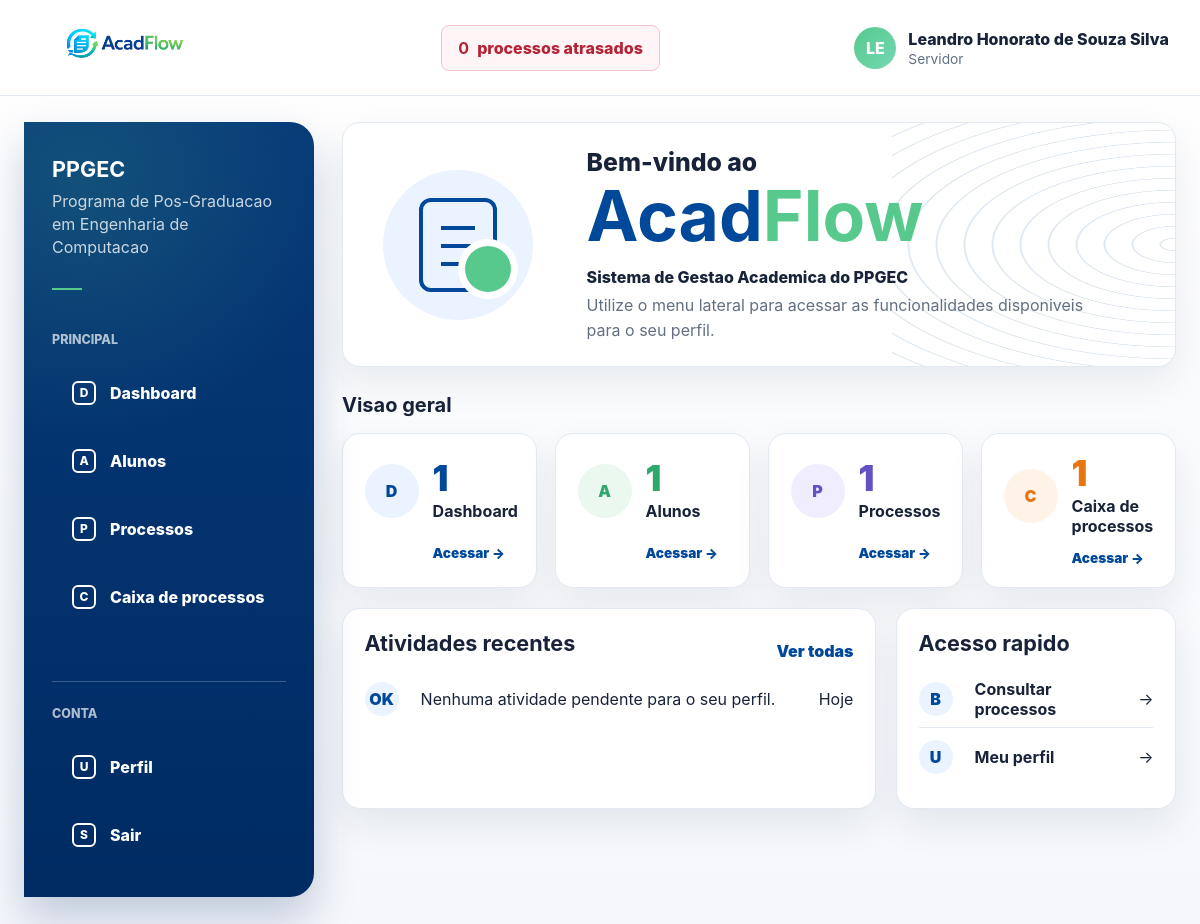
Page / (signed in) on the earlier database version.
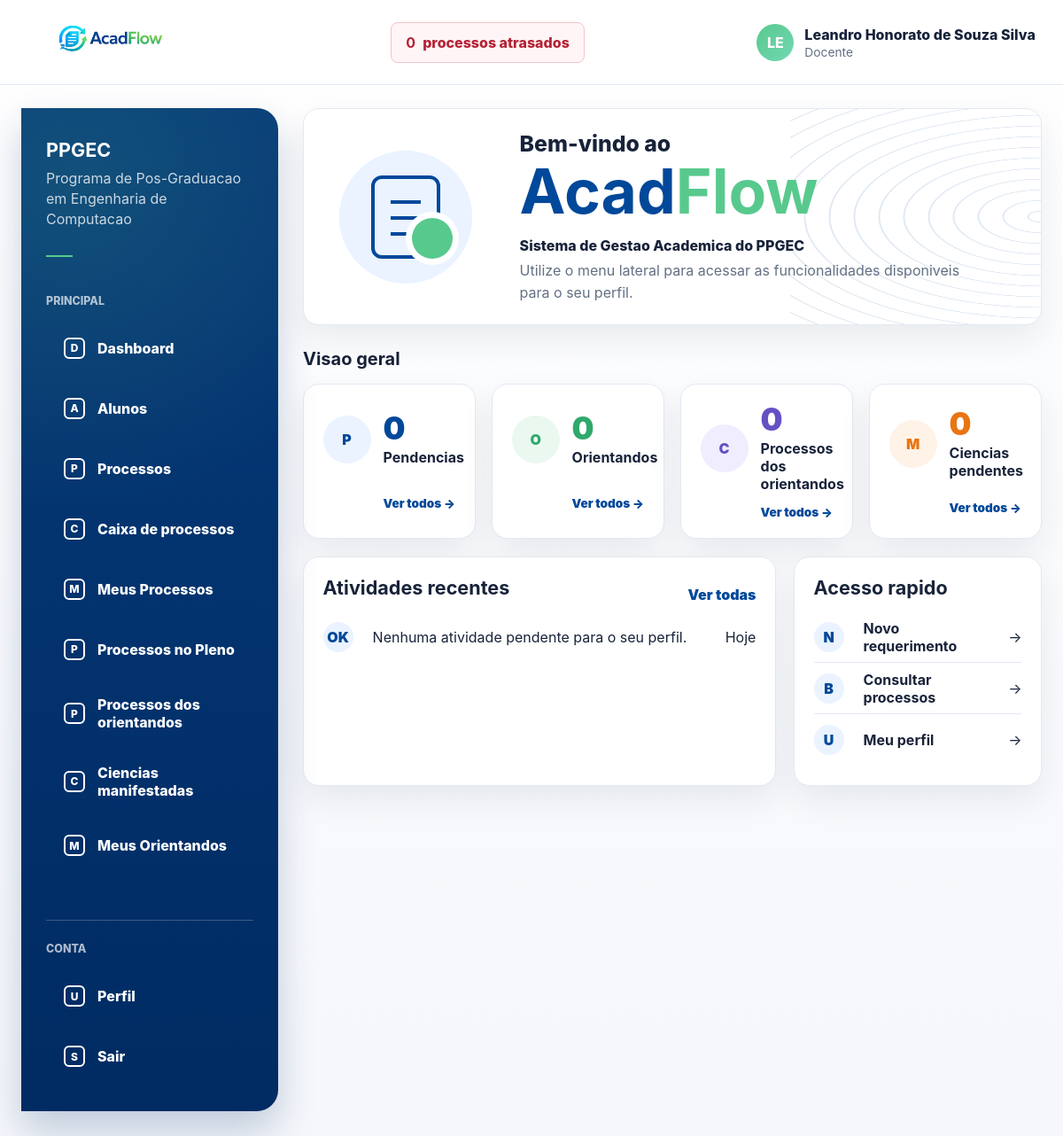
Same page on the later database version.
### processos/models.py (models this page shows, shortened)
class User(AbstractUser):
    class TipoUsuario(models.TextChoices):
        ALUNO = "ALUNO", "Aluno"
        DOCENTE = "DOCENTE", "Docente"
        SERVIDOR = "SERVIDOR", "Servidor"
    username = None
    first_name = None
    last_name = None
    nome = models.CharField(max_length=255)
    email = models.EmailField(unique=True)
    tipo_usuario = models.CharField(
        max_length=20,
        choices=TipoUsuario.choices,
        default=TipoUsuario.SERVIDOR,
    )
    USERNAME_FIELD = "email"
    REQUIRED_FIELDS = ["nome"]
    objects = UserManager()
    class Meta:
        ordering = ["nome", "email"]

### processos/views.py (the view)
# urls.py: path("", home_view, name="home"),
@login_required
def home_view(request):
    is_coordenador = _is_coordenador(request.user)
    has_gestao_access = _has_gestao_access(request.user)
    can_view_dashboard = _can_view_dashboard(request.user)
    can_view_processos = _can_view_processos(request.user)
    can_view_caixa = _can_view_caixa(request.user)
    meus_processos_base = Processo.objects.filter(usuario_criado_por=request.user)
    meus_processos_requerente = meus_processos_base.filter(setor_atual__nome="Requerente")
    context = {
        "meus_processos_requerente": meus_processos_requerente,
        "is_coordenador": is_coordenador,
        "has_gestao_access": has_gestao_access,
        "can_view_dashboard": can_view_dashboard,
        "can_view_processos": can_view_processos,
        "can_view_caixa": can_view_caixa,
        "can_add_processo": request.user.tipo_usuario != User.TipoUsuario.SERVIDOR,
        "show_side_menu": request.user.tipo_usuario in [User.TipoUsuario.DOCENTE, User.TipoUsuario.ALUNO],
        "side_menu_title": "Menu",
        "side_menu_items": _menu_lateral_home(request.user),
    }
    if request.user.tipo_usuario == User.TipoUsuario.DOCENTE:
        orientandos = Aluno.objects.filter(orientador=request.user).order_by("nome")
        processos_orientandos = (
            Processo.objects.select_related("usuario_criado_por", "setor_atual")
            .filter(usuario_criado_por__in=orientandos.values("id"))
            .order_by("-data_criacao")
        )
        cientes_pendentes_orientador = (
            ManifestacaoProcesso.objects.select_related("processo", "solicitado_por")
            .filter(
                tipo=ManifestacaoProcesso.TipoManifestacao.CIENTE_ORIENTADOR,
                status=ManifestacaoProcesso.StatusManifestacao.PENDENTE,
                responsavel=request.user,
            )
            .order_by("-data_solicitacao")
        )
        context["orientandos"] = orientandos
        context["processos_orientandos"] = processos_orientandos
        context["cientes_pendentes_orientador"] = cientes_pendentes_orientador
    return render(request, "processos/home.html", context)

### processos/context_processors.py (called while the page is built)
def processos_atrasados(request):
    if not request.user.is_authenticated:
        return {}
    return {
        "processos_atrasados_count": processos_atrasados_queryset(request.user).count(),
        "processos_atrasados_url": processos_atrasados_url(request.user),
    }

### processos/services.py (called while the page is built, shortened)
def processos_atrasados_base_queryset():
    return Processo.objects.filter(
        prazo_limite__lt=timezone.localdate(),
    ).exclude(status=Processo.StatusProcesso.FINALIZADO)

def processos_atrasados_queryset(user):
    queryset = processos_atrasados_base_queryset()
    if not user.is_authenticated:
        return queryset.none()
    if user.tipo_usuario == User.TipoUsuario.SERVIDOR:
        return queryset
    if user.tipo_usuario == User.TipoUsuario.DOCENTE:
        is_coordenador = Docente.objects.filter(pk=user.pk, coordenador=True).exists()
        if is_coordenador:
            return queryset
    return queryset.filter(usuario_criado_por=user)

### processos/views.py (called while the page is built)
def _is_docente(user):
    return user.is_authenticated and user.tipo_usuario == User.TipoUsuario.DOCENTE

def _is_servidor(user):
    return user.is_authenticated and user.tipo_usuario == User.TipoUsuario.SERVIDOR

### templates/processos/home.html (shortened to what the changed rows need)
{% extends "base.html" %}
{% block content %}
<section class="card hero-card">
    <div class="hero-content">
        <h1 class="hero-title">Acad<span>Flow</span></h1>
    </div>
</section>
<h2 class="overview-title">Visao geral</h2>
<section class="metric-grid" aria-label="Visao geral">
    {% if user.tipo_usuario == "DOCENTE" %}
        <article class="card metric-card">
            <span class="metric-icon">P</span>
            <div>
                <p class="metric-value">{{ meus_processos_requerente|length }}</p>
                <p class="metric-label">Pendencias</p>
            </div>
            <a class="metric-link" href="{% url 'menu_meus_processos' %}">Ver todos -></a>
        </article>
        <article class="card metric-card is-green">
            <span class="metric-icon">O</span>
            <div>
                <p class="metric-value">{% if orientandos %}{{ orientandos|length }}{% else %}0{% endif %}</p>
                <p class="metric-label">Orientandos</p>
            </div>
            <a class="metric-link" href="{% url 'menu_meus_orientandos' %}">Ver todos -></a>
        </article>
        <article class="card metric-card is-purple">
            <span class="metric-icon">C</span>
            <div>
                <p class="metric-value">{% if processos_orientandos %}{{ processos_orientandos|length }}{% else %}0{% endif %}</p>
                <p class="metric-label">Processos dos orientandos</p>
            </div>
            <a class="metric-link" href="{% url 'menu_processos_orientandos' %}">Ver todos -></a>
        </article>
        <article class="card metric-card is-orange">
            <span class="metric-icon">M</span>
            <div>
                <p class="metric-value">{% if cientes_pendentes_orientador %}{{ cientes_pendentes_orientador|length }}{% else %}0{% endif %}</p>
                <p class="metric-label">Ciencias pendentes</p>
            </div>
            <a class="metric-link" href="{% url 'menu_ciencias_manifestadas' %}">Ver todos -></a>
        </article>
    {% else %}
        <article class="card metric-card">
            <span class="metric-icon">D</span>
            <div>
                <p class="metric-value">1</p>
                <p class="metric-label">Dashboard</p>
            </div>
            <a class="metric-link" href="{% url 'coordenacao_dashboard' %}">Acessar -></a>
        </article>
        <article class="card metric-card is-green">
            <span class="metric-icon">A</span>
            <div>
                <p class="metric-value">1</p>
                <p class="metric-label">Alunos</p>
            </div>
            <a class="metric-link" href="{% url 'coordenacao_alunos' %}">Acessar -></a>
        </article>
        <article class="card metric-card is-purple">
            <span class="metric-icon">P</span>
            <div>
                <p class="metric-value">1</p>
                <p class="metric-label">Processos</p>
            </div>
            <a class="metric-link" href="{% url 'coordenacao_processos' %}">Acessar -></a>
        </article>
        <article class="card metric-card is-orange">
            <span class="metric-icon">C</span>
            <div>
                <p class="metric-value">1</p>
                <p class="metric-label">Caixa de processos</p>
            </div>
            <a class="metric-link" href="{% url 'coordenacao_caixa_processos' %}">Acessar -></a>
        </article>
    {% endif %}
</section>
<section class="dashboard-grid">
    <article class="card">
        <div class="actions-row">
            <h2 class="section-title">Atividades recentes</h2>
        </div>
    </article>
    <article class="card">
        <h2 class="section-title">Acesso rapido</h2>
        <div class="quick-list">
            {% if can_add_processo %}
                <a href="{% url 'novo_processo' %}">
                    <span class="soft-icon">N</span>
                    <strong>Novo requerimento</strong>
                    <span>-></span>
                </a>
            {% endif %}
        </div>
    </article>
</section>
{% endblock %}

### templates/base.html (shortened to what the changed rows need)
{% load static %}
<!doctype html>
<html lang="pt-BR">
<head>
    <link rel="stylesheet" href="{% static 'css/app.css' %}">
</head>
<body>
<div class="app-shell">
    {% if user.is_authenticated %}
        <header class="topbar">
            <div class="container topbar-content">
                <a class="brand" href="{% url 'home' %}" aria-label="AcadFlow">
                    <img class="brand-logo" src="{% static 'img/acadflow-logo.png' %}" alt="AcadFlow">
                </a>
                <a class="overdue-link" href="{{ processos_atrasados_url }}">
                    <strong>{{ processos_atrasados_count|default:0 }}</strong>
                    <span>processos atrasados</span>
                </a>
                <details class="user-menu">
                    <summary class="user-chip">
                        <span class="avatar" aria-hidden="true">{{ user.nome|default:user.email|slice:":2"|upper }}</span>
                        <span class="user-meta">
                            <span class="user-name">{{ user.nome }}</span>
                            <span class="user-role">{{ user.get_tipo_usuario_display }}</span>
                        </span>
                    </summary>
                </details>
            </div>
        </header>
    {% endif %}
    <main class="main-area">
        <div class="container">
            {% if user.is_authenticated %}
                <div class="layout">
                    <aside class="sidebar" aria-label="Menu principal">
                        <ul class="side-menu">
                            {% if side_menu_items %}
                                {% for item in side_menu_items %}
                                    <li>
                                        <a class="{% if request.path == item.href %}is-active{% endif %}" href="{{ item.href }}">
                                            <span class="side-icon">{{ item.label|slice:":1" }}</span>
                                            {{ item.label }}
                                        </a>
                                    </li>
                                {% endfor %}
                            {% endif %}
                        </ul>
                    </aside>
                    <section class="content-area">
            {% endif %}
            {% block content %}{% endblock %}
            {% if user.is_authenticated %}
                    </section>
                </div>
            {% endif %}
        </div>
    </main>
</div>
</body>
</html>

Differences in the rows shown:
changed User "LE": tipo_usuario "Servidor" → "Docente"
Other differences:
{{ meus_processos_requerente|length }}: (not shown) → "0"
new list line: "M Meus Processos"
new list line: "P Processos no Pleno"
new list line: "P Processos dos orientandos"
new list line: "C Ciencias manifestadas"
new list line: "M Meus Orientandos"
text no longer shown: "D 1 Dashboard Acessar -> A 1 Alunos Acessar -> 1 Processos Acessar -> 1 Caixa de processos Acessar ->"
text now shown: "Pendencias Ver todos -> O 0 Orientandos Ver todos -> 0 Processos dos orientandos Ver todos -> M 0 Ciencias pendentes Ver todos -> N Novo requerimento ->"
